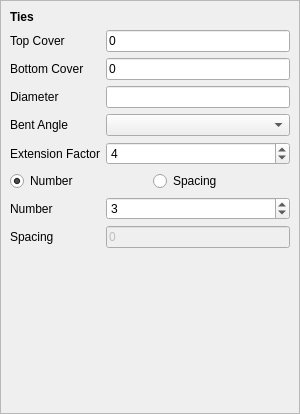
<?xml version="1.0" encoding="UTF-8"?>
<ui version="4.0">
 <class>Form</class>
 <widget class="QWidget" name="Form">
  <property name="geometry">
   <rect>
    <x>0</x>
    <y>0</y>
    <width>300</width>
    <height>414</height>
   </rect>
  </property>
  <property name="windowTitle">
   <string>Form</string>
  </property>
  <layout class="QGridLayout" name="gridLayout">
   <property name="leftMargin">
    <number>0</number>
   </property>
   <property name="topMargin">
    <number>0</number>
   </property>
   <property name="rightMargin">
    <number>0</number>
   </property>
   <property name="bottomMargin">
    <number>0</number>
   </property>
   <item row="0" column="0">
    <widget class="QScrollArea" name="ties_scrollArea">
     <property name="widgetResizable">
      <bool>true</bool>
     </property>
     <widget class="QWidget" name="scrollAreaWidgetContents">
      <property name="geometry">
       <rect>
        <x>0</x>
        <y>0</y>
        <width>298</width>
        <height>412</height>
       </rect>
      </property>
      <layout class="QFormLayout" name="formLayout">
       <item row="0" column="0" colspan="2">
        <widget class="QLabel" name="ties_heading">
         <property name="font">
          <font>
           <weight>75</weight>
           <bold>true</bold>
          </font>
         </property>
         <property name="text">
          <string>Ties</string>
         </property>
        </widget>
       </item>
       <item row="2" column="0">
        <widget class="QLabel" name="ties_topCoverLabel">
         <property name="text">
          <string>Top Cover</string>
         </property>
        </widget>
       </item>
       <item row="2" column="1">
        <widget class="Gui::InputField" name="ties_topCover">
         <property name="text">
          <string>0 </string>
         </property>
         <property name="unit" stdset="0">
          <string notr="true"/>
         </property>
        </widget>
       </item>
       <item row="3" column="0">
        <widget class="QLabel" name="ties_bottomCoverLabel">
         <property name="text">
          <string>Bottom Cover</string>
         </property>
        </widget>
       </item>
       <item row="3" column="1">
        <widget class="Gui::InputField" name="ties_bottomCover">
         <property name="enabled">
          <bool>true</bool>
         </property>
         <property name="text">
          <string>0 </string>
         </property>
         <property name="unit" stdset="0">
          <string notr="true"/>
         </property>
        </widget>
       </item>
       <item row="4" column="0">
        <widget class="QLabel" name="ties_diameterLabel">
         <property name="text">
          <string>Diameter</string>
         </property>
        </widget>
       </item>
       <item row="4" column="1">
        <widget class="Gui::InputField" name="ties_diameter">
         <property name="unit" stdset="0">
          <string notr="true"/>
         </property>
        </widget>
       </item>
       <item row="5" column="0">
        <widget class="QLabel" name="ties_bentAngleLabel">
         <property name="text">
          <string>Bent Angle</string>
         </property>
        </widget>
       </item>
       <item row="5" column="1">
        <widget class="Gui::PrefComboBox" name="ties_bentAngle"/>
       </item>
       <item row="6" column="0">
        <widget class="QLabel" name="ties_extensionFactorLabel">
         <property name="text">
          <string>Extension Factor</string>
         </property>
        </widget>
       </item>
       <item row="6" column="1">
        <widget class="Gui::PrefSpinBox" name="ties_extensionFactor">
         <property name="value">
          <number>4</number>
         </property>
        </widget>
       </item>
       <item row="7" column="0" colspan="2">
        <layout class="QHBoxLayout" name="horizontalLayout">
         <item>
          <widget class="Gui::PrefRadioButton" name="ties_number_radio">
           <property name="enabled">
            <bool>true</bool>
           </property>
           <property name="acceptDrops">
            <bool>false</bool>
           </property>
           <property name="text">
            <string>Number</string>
           </property>
           <property name="checked">
            <bool>true</bool>
           </property>
          </widget>
         </item>
         <item>
          <widget class="Gui::PrefRadioButton" name="ties_spacing_radio">
           <property name="text">
            <string>Spacing</string>
           </property>
          </widget>
         </item>
        </layout>
       </item>
       <item row="8" column="0">
        <widget class="QLabel" name="ties_numberLabel">
         <property name="text">
          <string>Number</string>
         </property>
        </widget>
       </item>
       <item row="8" column="1">
        <widget class="Gui::PrefSpinBox" name="ties_number">
         <property name="enabled">
          <bool>true</bool>
         </property>
         <property name="value">
          <number>3</number>
         </property>
        </widget>
       </item>
       <item row="9" column="0">
        <widget class="QLabel" name="ties_spacingLabel">
         <property name="text">
          <string>Spacing</string>
         </property>
        </widget>
       </item>
       <item row="9" column="1">
        <widget class="Gui::InputField" name="ties_spacing">
         <property name="enabled">
          <bool>false</bool>
         </property>
         <property name="text">
          <string>0 </string>
         </property>
         <property name="unit" stdset="0">
          <string notr="true"/>
         </property>
        </widget>
       </item>
      </layout>
     </widget>
    </widget>
   </item>
  </layout>
 </widget>
 <customwidgets>
  <customwidget>
   <class>Gui::PrefRadioButton</class>
   <extends>QRadioButton</extends>
   <header>Gui/PrefWidgets.h</header>
  </customwidget>
  <customwidget>
   <class>Gui::InputField</class>
   <extends>QLineEdit</extends>
   <header>Gui/InputField.h</header>
  </customwidget>
  <customwidget>
   <class>Gui::PrefSpinBox</class>
   <extends>QSpinBox</extends>
   <header>Gui/PrefWidgets.h</header>
  </customwidget>
  <customwidget>
   <class>Gui::PrefComboBox</class>
   <extends>QComboBox</extends>
   <header>Gui/PrefWidgets.h</header>
  </customwidget>
 </customwidgets>
 <tabstops>
  <tabstop>ties_scrollArea</tabstop>
  <tabstop>ties_topCover</tabstop>
  <tabstop>ties_diameter</tabstop>
  <tabstop>ties_bentAngle</tabstop>
  <tabstop>ties_extensionFactor</tabstop>
  <tabstop>ties_number_radio</tabstop>
  <tabstop>ties_spacing_radio</tabstop>
  <tabstop>ties_number</tabstop>
  <tabstop>ties_spacing</tabstop>
 </tabstops>
 <resources/>
 <connections/>
</ui>
